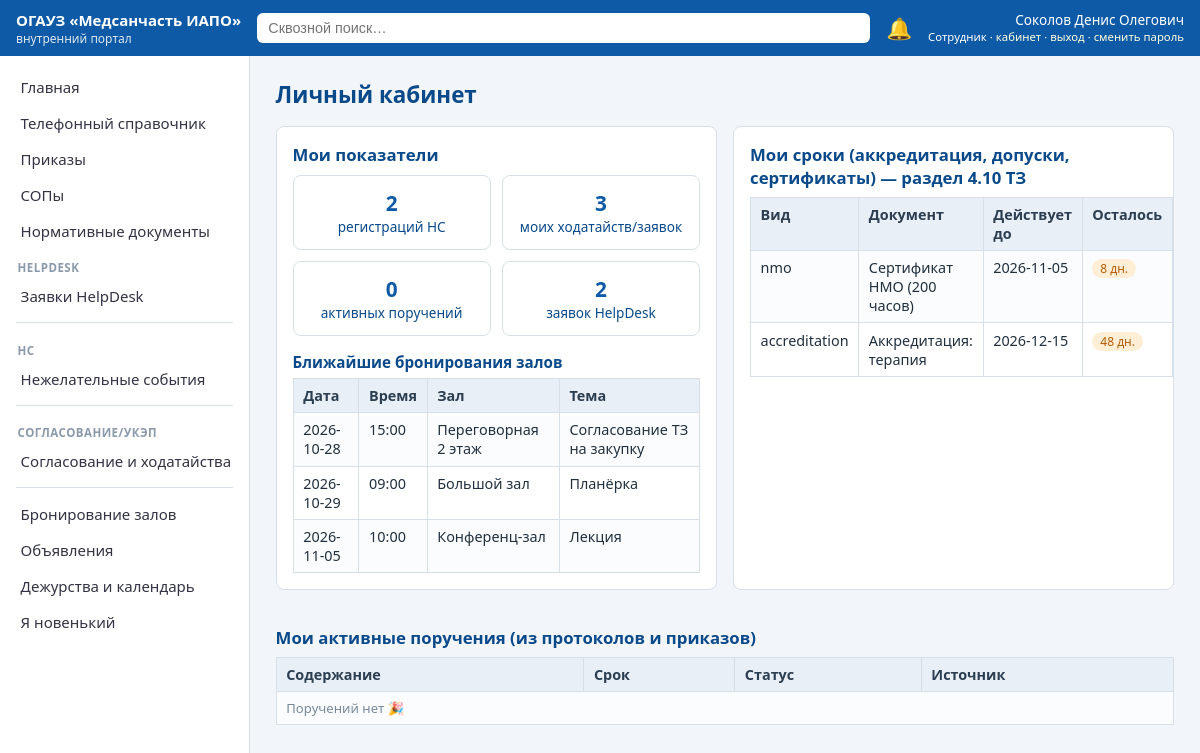
/dashboard (signed in), run on the app's committed database.
### tables this page shows
CREATE TABLE users(
  id INTEGER PRIMARY KEY, fio TEXT, dept_id INTEGER REFERENCES departments(id),
  position TEXT, email TEXT, role_key TEXT REFERENCES roles(key),
  username TEXT UNIQUE, pw_hash TEXT, salt TEXT, must_change_pw INTEGER DEFAULT 0,
  active INTEGER DEFAULT 1, birth_month_day TEXT);

CREATE TABLE booking(id INTEGER PRIMARY KEY, hall TEXT, bdate TEXT, btime TEXT,
  duration INTEGER, topic TEXT, organizer TEXT);

CREATE TABLE deadline(id INTEGER PRIMARY KEY, user_id INTEGER REFERENCES users(id),
  kind TEXT, label TEXT, end_date TEXT);

### app.py (the view)
@app.get("/dashboard", response_class=HTMLResponse)
def dashboard(request: Request):
    u = current_user(request)
    if not u:
        return RedirectResponse("/login", status_code=302)
    con = get_db()
    dls = con.execute("SELECT * FROM deadline WHERE user_id=? ORDER BY end_date", (u["id"],)).fetchall()
    tasks = con.execute("SELECT * FROM task WHERE assignee_id=? AND status!='done'", (u["id"],)).fetchall()
    tickets = con.execute("SELECT status, COUNT(*) c FROM ticket WHERE author_id=? GROUP BY status", (u["id"],)).fetchall()
    ns_cnt = con.execute("SELECT COUNT(*) c FROM ns_event WHERE author_id=?", (u["id"],)).fetchone()["c"]
    reqs = con.execute("SELECT COUNT(*) c FROM request WHERE author_id=?", (u["id"],)).fetchone()["c"]
    upcoming = con.execute("SELECT * FROM booking WHERE bdate>=? ORDER BY bdate LIMIT 3", (str(TODAY),)).fetchall()
    con.close()
    def days_left(dt):
        return (datetime.date.fromisoformat(dt) - TODAY).days
    return ctx(request, dls=dls, tasks=tasks, tickets=tickets, ns_cnt=ns_cnt, reqs=reqs, upcoming=upcoming,
               days_left=days_left, template="dashboard.html", section="Личный кабинет")

### templates/dashboard.html
{% extends "base.html" %}
{% block body %}
<div class="grid">
  <div class="card">
    <h2 style="margin-top:0">Мои показатели</h2>
    <div class="tiles">
      <div class="tile"><b>{{ ns_cnt }}</b><span>регистраций НС</span></div>
      <div class="tile"><b>{{ reqs }}</b><span>моих ходатайств/заявок</span></div>
      <div class="tile"><b>{{ tasks|length }}</b><span>активных поручений</span></div>
      <div class="tile"><b>{{ tickets|length }}</b><span>заявок HelpDesk</span></div>
    </div>
    {% if upcoming %}
    <h3>Ближайшие бронирования залов</h3>
    <table><tr><th>Дата</th><th>Время</th><th>Зал</th><th>Тема</th></tr>
    {% for b in upcoming %}<tr><td>{{ b['bdate'] }}</td><td>{{ b['btime'] }}</td><td>{{ b['hall'] }}</td><td>{{ b['topic'] }}</td></tr>{% endfor %}</table>
    {% endif %}
  </div>
  <div class="card">
    <h2 style="margin-top:0">Мои сроки (аккредитация, допуски, сертификаты) — раздел 4.10 ТЗ</h2>
    <table><tr><th>Вид</th><th>Документ</th><th>Действует до</th><th>Осталось</th></tr>
    {% for d in dls %}<tr><td>{{ d['kind'] }}</td><td>{{ d['label'] }}</td><td>{{ d['end_date'] }}</td>
      <td>{% set n = days_left(d['end_date']) %}
        {% if n < 0 %}<span class="tag red">просрочено {{ -n }} дн.</span>
        {% elif n <= 60 %}<span class="tag orange">{{ n }} дн.</span>
        {% else %}{{ n }} дн.{% endif %}</td></tr>
    {% else %}<tr><td colspan="4" class="muted">Записей о сроках нет.</td></tr>{% endfor %}</table>
  </div>
</div>
<h2>Мои активные поручения (из протоколов и приказов)</h2>
<table><tr><th>Содержание</th><th>Срок</th><th>Статус</th><th>Источник</th></tr>
{% for t in tasks %}<tr><td>{{ t['text'] }}</td><td>{{ t['due_date'] }}</td>
  <td><span class="tag {{ 'green' if t['status']=='done' else ('red' if t['status']=='overdue' else 'orange') }}">{{
    {'in_work':'в работе','done':'выполнено','overdue':'просрочено'}.get(t['status'], t['status']) }}</span></td>
  <td>{{ t['source'] or '—' }}</td></tr>
{% else %}<tr><td colspan="4" class="muted">Поручений нет 🎉</td></tr>{% endfor %}</table>
{% endblock %}

### templates/base.html (shortened to what this page needs)
<!doctype html>
<html lang="ru">
<head>
<link rel="stylesheet" href="/static/style.css">
</head>
<body>
{% if user %}
<header class="topbar">
  <div class="brand"><a href="/" style="color:#fff;text-decoration:none">ОГАУЗ «Медсанчасть&nbsp;ИАПО»</a> <span>внутренний портал</span></div>
  <form action="/search" method="get" class="searchbox">
    <input name="q" placeholder="Сквозной поиск…" value="{{ q or '' }}">
  </form>
  <a class="bell" href="/notifications" title="Уведомления">🔔{% if unread %}<span class="badge">{{ unread }}</span>{% endif %}</a>
  <div class="who">{{ user['fio'] }}<br><small>{{ role_names.get(user['role_key'], user['role_key']) }} · <a href="/dashboard">кабинет</a> · <a href="/logout">выход</a> · <a href="/change-password">сменить пароль</a></small></div>
</header>
<div class="layout">
  <nav class="side" id="side">
    {% set rv = role_vis.get(user['role_key'], []) %}
    {% set ns_ = namespace(group="") %}
    {% for need_role, title, url in menu %}
      {% set allowed = (need_role == "") or ('*' in rv) or (need_role in rv) %}
      {% if allowed %}
        {% if need_role != ns_.group %}
          {% if ns_.group %}<div class="navsep"></div>{% endif %}
          {% set ns_.group = need_role %}
          {% if need_role %}<div class="navgroup">{{ need_role }}</div>{% endif %}
        {% endif %}
        <a href="{{ url }}" class="{{ 'active' if request.url.path == url }}">{{ title }}</a>
      {% endif %}
    {% endfor %}
  </nav>
  <main class="content">
    <h1>{{ section }}</h1>
    {% block body %}{% endblock %}
  </main>
</div>
{% else %}
<main style="padding:2rem">{% block anon %}{% endblock %}</main>
{% endif %}
</body>
</html>

### static/style.css (style rules this page uses)
:root { --c1:#0e5aa7;--c2:#0b4a8a;--bg:#f2f5f9;--line:#d7dfe8;--ok:#1a7f37;--warn:#b35c00;--err:#c0392b }
* { box-sizing:border-box }
body { margin:0;font-family:'Segoe UI',Roboto,Arial,sans-serif;background:var(--bg);color:#22303e;font-size:15px }
a { color:var(--c1);text-decoration:none }
.topbar { display:flex;align-items:center;gap:1rem;background:var(--c1);color:#fff;padding:.6rem 1rem;position:sticky;top:0;z-index:10 }
.topbar a { color:#ffd }
.brand { font-weight:600 }
.brand span { display:block;font-weight:400;font-size:.75rem;opacity:.85 }
.searchbox { flex:1;display:flex }
.searchbox input { width:100%;padding:.45rem .7rem;border-radius:6px;border:0;font-size:.9rem }
.bell { position:relative;font-size:1.3rem;text-decoration:none }
.who { font-size:.85rem;text-align:right;line-height:1.2 }
.layout { display:flex;min-height:calc(100vh - 60px) }
.side { width:250px;background:#fff;border-right:1px solid var(--line);padding:.8rem 0;flex-shrink:0 }
.side a { display:block;padding:.5rem 1.1rem;color:#334;border-left:3px solid transparent }
.content { flex:1;padding:1.2rem 1.6rem;max-width:1200px }
h1 { margin:.2rem 0 1rem;font-size:1.4rem;color:var(--c2) }
h2 { font-size:1.05rem;color:var(--c2);margin:1.2rem 0 .5rem }
table { border-collapse:collapse;width:100%;background:#fff;font-size:.9rem }
th,td { border:1px solid var(--line);padding:.45rem .6rem;text-align:left;vertical-align:top }
th { background:#e8eff7;color:#2c3e50 }
tr:nth-child(even) td { background:#fafcfe }
.card { background:#fff;border:1px solid var(--line);border-radius:8px;padding:1rem;margin-bottom:1rem }
.grid { display:grid;grid-template-columns:repeat(auto-fit,minmax(280px,1fr));gap:1rem }
.tag { display:inline-block;padding:1px 8px;border-radius:10px;font-size:.75rem;background:#e2ecf7;color:var(--c2) }
.tag.orange { background:#ffeed6;color:var(--warn) }
.muted { color:#78899a;font-size:.82rem }
.navgroup { padding:.7rem 1.1rem .2rem;font-size:.72rem;text-transform:uppercase;letter-spacing:.04em;color:#8a99ab;font-weight:600 }
.navsep { border-top:1px solid var(--line);margin:.5rem 1rem }
.tiles { display:grid;grid-template-columns:repeat(auto-fill,minmax(150px,1fr));gap:.7rem;margin:.6rem 0 }
.tile { background:#fff;border:1px solid var(--line);border-radius:8px;padding:.8rem;text-align:center;color:var(--c2);font-size:.85rem }
.tile b { display:block;font-size:1.3rem;color:var(--c1) }
h3 { font-size:.95rem;color:var(--c2);margin:1rem 0 .4rem }

### data on the page
users: fio "Соколов Денис Олегович", get "Сотрудник"
booking: bdate "2026-10-28", btime "15:00", hall "Переговорная 2 этаж", topic "Согласование ТЗ на закупку"
booking: bdate "2026-10-29", btime "09:00", hall "Большой зал", topic "Планёрка"
booking: bdate "2026-11-05", btime "10:00", hall "Конференц-зал", topic "Лекция"
deadline: kind "nmo", label "Сертификат НМО (200 часов)", end_date "2026-11-05", n "8"
deadline: kind "accreditation", label "Аккредитация: терапия", end_date "2026-12-15", n "48"

### other printed values
{{ title }} "Главная" "Телефонный справочник" "Приказы" "СОПы" "Нормативные документы" "Заявки HelpDesk" "Нежелательные события" "Согласование и ходатайства" "Бронирование залов" "Объявления" "Дежурства и календарь" "Я новенький"
{{ need_role }} "HELPDESK" "НС" "СОГЛАСОВАНИЕ/УКЭП"
{{ section }} "Личный кабинет"
{{ ns_cnt }} "2"
{{ reqs }} "3"
{{ tasks|length }} "0"
{{ tickets|length }} "2"
